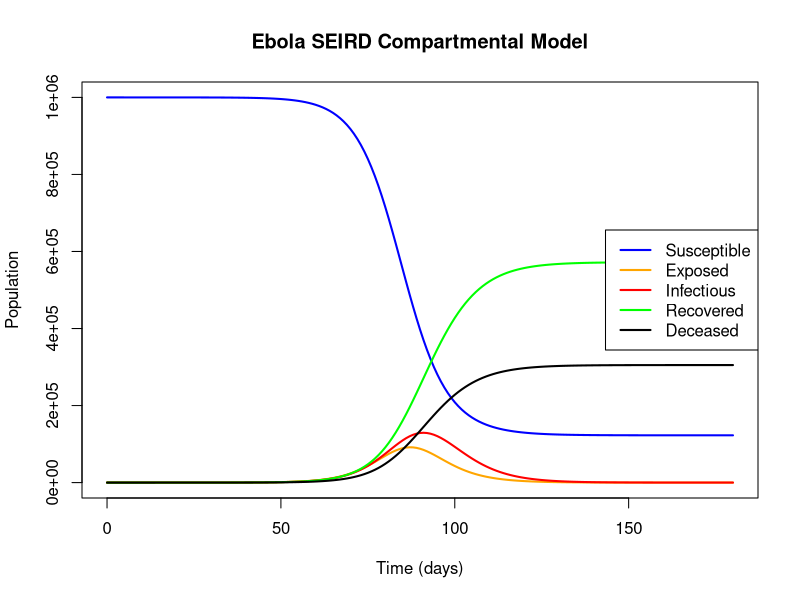
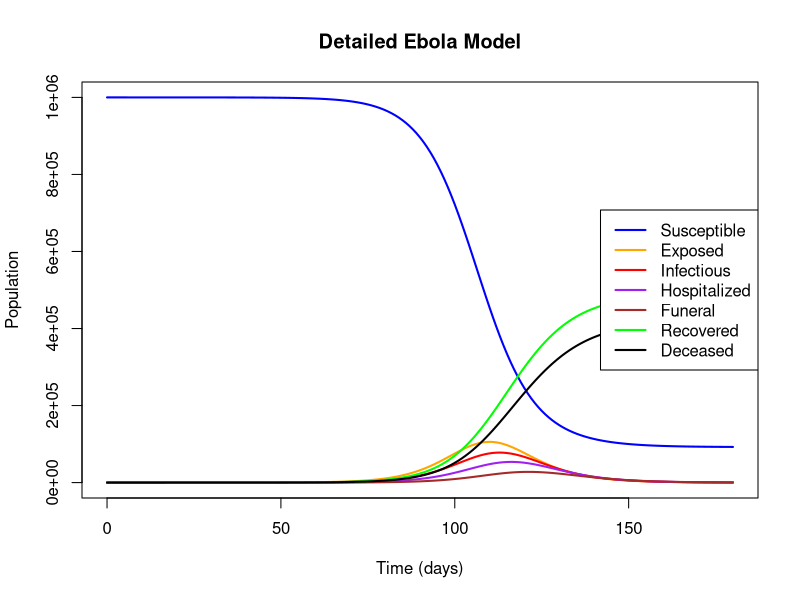

Recreate these plots in R, in order.
## PROMPT: Code up a compartmental model for the disease spread of Ebola using R in this file 
## INTERFACE: VS Code

# Ebola compartmental model in R
# This script implements a simple SEIRD model:
# S: susceptible
# E: exposed
# I: infectious
# R: recovered
# D: deceased

if (!requireNamespace("deSolve", quietly = TRUE)) {
  install.packages("deSolve")
}

library(deSolve)

ebola_model <- function(t, state, parameters) {
  with(as.list(c(state, parameters)), {
    N <- S + E + I + R + D
    beta <- parameters["beta"]
    sigma <- parameters["sigma"]
    gamma <- parameters["gamma"]
    mu <- parameters["mu"]

    force_of_infection <- beta * I / N

    dS <- -force_of_infection * S
    dE <- force_of_infection * S - sigma * E
    dI <- sigma * E - (gamma + mu) * I
    dR <- gamma * I
    dD <- mu * I

    list(c(dS, dE, dI, dR, dD))
  })
}

# Initial conditions
initial_state <- c(
  S = 999999,
  E = 0,
  I = 1,
  R = 0,
  D = 0
)

# Time grid
times <- seq(0, 180, by = 1)

# Parameters
params <- c(
  beta = 0.55,
  sigma = 0.35,
  gamma = 0.15,
  mu = 0.08
)

# Solve the model
solution <- ode(
  y = initial_state,
  times = times,
  func = ebola_model,
  parms = params
)

solution <- as.data.frame(solution)

# Plot the results
matplot(
  solution$time,
  solution[, c("S", "E", "I", "R", "D")],
  type = "l",
  lty = 1,
  lwd = 2,
  col = c("blue", "orange", "red", "green", "black"),
  xlab = "Time (days)",
  ylab = "Population",
  main = "Ebola SEIRD Compartmental Model"
)
legend(
  "right",
  legend = c("Susceptible", "Exposed", "Infectious", "Recovered", "Deceased"),
  col = c("blue", "orange", "red", "green", "black"),
  lty = 1,
  lwd = 2
)

# Print the final state
cat("\nFinal state after 180 days:\n")
print(tail(solution, 1))

## PROMPT: Add code for a model that incorporates very specific aspects of disease spread of Ebola 

# A more detailed Ebola-specific model with:
# - community transmission
# - hospital transmission
# - funeral/burial transmission
# - recovery and death outcomes

ebola_specific_model <- function(t, state, parameters) {
  with(as.list(c(state, parameters)), {
    N <- S + E + I + H + F + R + D

    lambda_c <- beta_c * I / N
    lambda_h <- beta_h * H / N
    lambda_f <- beta_f * F / N
    lambda <- lambda_c + lambda_h + lambda_f

    dS <- -lambda * S
    dE <- lambda * S - sigma * E
    dI <- sigma * E - (alpha_h + alpha_d + gamma_i) * I
    dH <- alpha_h * I - (alpha_f + gamma_h + delta_h) * H
    dF <- alpha_f * H - (gamma_f + delta_f) * F
    dR <- gamma_i * I + gamma_h * H + gamma_f * F
    dD <- alpha_d * I + delta_h * H + delta_f * F

    list(c(dS, dE, dI, dH, dF, dR, dD))
  })
}

initial_state_specific <- c(
  S = 999999,
  E = 0,
  I = 1,
  H = 0,
  F = 0,
  R = 0,
  D = 0
)

times_specific <- seq(0, 180, by = 1)

params_specific <- c(
  beta_c = 0.45,
  beta_h = 0.25,
  beta_f = 0.60,
  sigma = 0.25,
  alpha_h = 0.20,
  alpha_d = 0.05,
  alpha_f = 0.10,
  gamma_i = 0.08,
  gamma_h = 0.12,
  gamma_f = 0.03,
  delta_h = 0.06,
  delta_f = 0.15
)

solution_specific <- ode(
  y = initial_state_specific,
  times = times_specific,
  func = ebola_specific_model,
  parms = params_specific
)

solution_specific <- as.data.frame(solution_specific)

matplot(
  solution_specific$time,
  solution_specific[, c("S", "E", "I", "H", "F", "R", "D")],
  type = "l",
  lty = 1,
  lwd = 2,
  col = c("blue", "orange", "red", "purple", "brown", "green", "black"),
  xlab = "Time (days)",
  ylab = "Population",
  main = "Detailed Ebola Model"
)
legend(
  "right",
  legend = c("Susceptible", "Exposed", "Infectious", "Hospitalized", "Funeral", "Recovered", "Deceased"),
  col = c("blue", "orange", "red", "purple", "brown", "green", "black"),
  lty = 1,
  lwd = 2
)

cat("\nFinal state for detailed Ebola model after 180 days:\n")
print(tail(solution_specific, 1))
